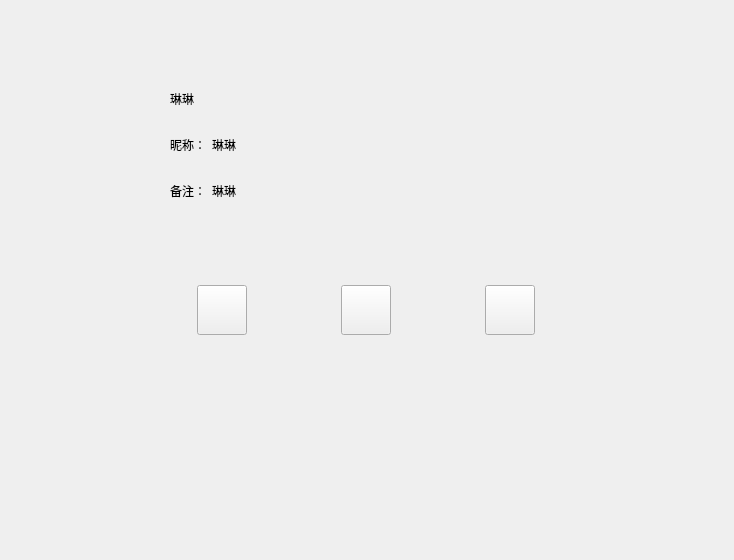
<?xml version="1.0" encoding="UTF-8"?>
<ui version="4.0">
 <class>FriendInfoPage</class>
 <widget class="QWidget" name="FriendInfoPage">
  <property name="geometry">
   <rect>
    <x>0</x>
    <y>0</y>
    <width>734</width>
    <height>560</height>
   </rect>
  </property>
  <property name="windowTitle">
   <string>Form</string>
  </property>
  <layout class="QVBoxLayout" name="verticalLayout">
   <item>
    <widget class="QWidget" name="widget" native="true">
     <layout class="QVBoxLayout" name="verticalLayout_3">
      <item>
       <widget class="QWidget" name="widget_2" native="true">
        <layout class="QHBoxLayout" name="horizontalLayout">
         <property name="leftMargin">
          <number>50</number>
         </property>
         <property name="topMargin">
          <number>50</number>
         </property>
         <property name="rightMargin">
          <number>50</number>
         </property>
         <property name="bottomMargin">
          <number>50</number>
         </property>
         <item>
          <widget class="QLabel" name="icon_label">
           <property name="minimumSize">
            <size>
             <width>85</width>
             <height>85</height>
            </size>
           </property>
           <property name="maximumSize">
            <size>
             <width>85</width>
             <height>85</height>
            </size>
           </property>
           <property name="text">
            <string/>
           </property>
          </widget>
         </item>
         <item>
          <widget class="QWidget" name="widget_3" native="true">
           <layout class="QVBoxLayout" name="verticalLayout_2">
            <item>
             <widget class="QWidget" name="widget_4" native="true">
              <property name="minimumSize">
               <size>
                <width>0</width>
                <height>40</height>
               </size>
              </property>
              <property name="maximumSize">
               <size>
                <width>16777215</width>
                <height>40</height>
               </size>
              </property>
              <layout class="QHBoxLayout" name="horizontalLayout_2">
               <property name="leftMargin">
                <number>0</number>
               </property>
               <property name="topMargin">
                <number>0</number>
               </property>
               <property name="rightMargin">
                <number>0</number>
               </property>
               <property name="bottomMargin">
                <number>0</number>
               </property>
               <item>
                <widget class="QLabel" name="name_label">
                 <property name="minimumSize">
                  <size>
                   <width>40</width>
                   <height>0</height>
                  </size>
                 </property>
                 <property name="maximumSize">
                  <size>
                   <width>16777215</width>
                   <height>16777215</height>
                  </size>
                 </property>
                 <property name="text">
                  <string>琳琳</string>
                 </property>
                </widget>
               </item>
               <item>
                <widget class="QLabel" name="sex_label">
                 <property name="minimumSize">
                  <size>
                   <width>40</width>
                   <height>40</height>
                  </size>
                 </property>
                 <property name="maximumSize">
                  <size>
                   <width>40</width>
                   <height>40</height>
                  </size>
                 </property>
                 <property name="text">
                  <string/>
                 </property>
                </widget>
               </item>
               <item>
                <spacer name="horizontalSpacer">
                 <property name="orientation">
                  <enum>Qt::Orientation::Horizontal</enum>
                 </property>
                 <property name="sizeHint" stdset="0">
                  <size>
                   <width>40</width>
                   <height>20</height>
                  </size>
                 </property>
                </spacer>
               </item>
              </layout>
             </widget>
            </item>
            <item>
             <widget class="QWidget" name="widget_5" native="true">
              <property name="minimumSize">
               <size>
                <width>0</width>
                <height>40</height>
               </size>
              </property>
              <property name="maximumSize">
               <size>
                <width>16777215</width>
                <height>40</height>
               </size>
              </property>
              <layout class="QHBoxLayout" name="horizontalLayout_3">
               <property name="leftMargin">
                <number>0</number>
               </property>
               <property name="topMargin">
                <number>0</number>
               </property>
               <property name="rightMargin">
                <number>0</number>
               </property>
               <property name="bottomMargin">
                <number>0</number>
               </property>
               <item>
                <widget class="QLabel" name="nick_tip">
                 <property name="minimumSize">
                  <size>
                   <width>0</width>
                   <height>30</height>
                  </size>
                 </property>
                 <property name="maximumSize">
                  <size>
                   <width>50</width>
                   <height>30</height>
                  </size>
                 </property>
                 <property name="text">
                  <string>昵称：</string>
                 </property>
                </widget>
               </item>
               <item>
                <widget class="QLabel" name="nick_label">
                 <property name="text">
                  <string>琳琳</string>
                 </property>
                </widget>
               </item>
               <item>
                <spacer name="horizontalSpacer_2">
                 <property name="orientation">
                  <enum>Qt::Orientation::Horizontal</enum>
                 </property>
                 <property name="sizeHint" stdset="0">
                  <size>
                   <width>40</width>
                   <height>20</height>
                  </size>
                 </property>
                </spacer>
               </item>
              </layout>
             </widget>
            </item>
            <item>
             <widget class="QWidget" name="widget_6" native="true">
              <property name="minimumSize">
               <size>
                <width>0</width>
                <height>40</height>
               </size>
              </property>
              <property name="maximumSize">
               <size>
                <width>16777215</width>
                <height>40</height>
               </size>
              </property>
              <layout class="QHBoxLayout" name="horizontalLayout_4">
               <property name="leftMargin">
                <number>0</number>
               </property>
               <property name="topMargin">
                <number>0</number>
               </property>
               <property name="rightMargin">
                <number>0</number>
               </property>
               <property name="bottomMargin">
                <number>0</number>
               </property>
               <item>
                <widget class="QLabel" name="back_tip">
                 <property name="minimumSize">
                  <size>
                   <width>0</width>
                   <height>30</height>
                  </size>
                 </property>
                 <property name="maximumSize">
                  <size>
                   <width>50</width>
                   <height>30</height>
                  </size>
                 </property>
                 <property name="text">
                  <string>备注：</string>
                 </property>
                </widget>
               </item>
               <item>
                <widget class="QLabel" name="back_label">
                 <property name="text">
                  <string>琳琳</string>
                 </property>
                </widget>
               </item>
               <item>
                <spacer name="horizontalSpacer_7">
                 <property name="orientation">
                  <enum>Qt::Orientation::Horizontal</enum>
                 </property>
                 <property name="sizeHint" stdset="0">
                  <size>
                   <width>40</width>
                   <height>20</height>
                  </size>
                 </property>
                </spacer>
               </item>
              </layout>
             </widget>
            </item>
           </layout>
          </widget>
         </item>
        </layout>
       </widget>
      </item>
      <item>
       <widget class="QWidget" name="widget_7" native="true">
        <layout class="QHBoxLayout" name="horizontalLayout_5">
         <item>
          <spacer name="horizontalSpacer_3">
           <property name="orientation">
            <enum>Qt::Orientation::Horizontal</enum>
           </property>
           <property name="sizeType">
            <enum>QSizePolicy::Policy::Fixed</enum>
           </property>
           <property name="sizeHint" stdset="0">
            <size>
             <width>120</width>
             <height>20</height>
            </size>
           </property>
          </spacer>
         </item>
         <item>
          <widget class="ClickedBtn" name="msg_chat">
           <property name="minimumSize">
            <size>
             <width>50</width>
             <height>50</height>
            </size>
           </property>
           <property name="maximumSize">
            <size>
             <width>50</width>
             <height>50</height>
            </size>
           </property>
           <property name="text">
            <string/>
           </property>
          </widget>
         </item>
         <item>
          <spacer name="horizontalSpacer_5">
           <property name="orientation">
            <enum>Qt::Orientation::Horizontal</enum>
           </property>
           <property name="sizeType">
            <enum>QSizePolicy::Policy::Fixed</enum>
           </property>
           <property name="sizeHint" stdset="0">
            <size>
             <width>40</width>
             <height>20</height>
            </size>
           </property>
          </spacer>
         </item>
         <item>
          <widget class="ClickedBtn" name="voice_chat">
           <property name="minimumSize">
            <size>
             <width>50</width>
             <height>50</height>
            </size>
           </property>
           <property name="maximumSize">
            <size>
             <width>50</width>
             <height>50</height>
            </size>
           </property>
           <property name="text">
            <string/>
           </property>
          </widget>
         </item>
         <item>
          <spacer name="horizontalSpacer_6">
           <property name="orientation">
            <enum>Qt::Orientation::Horizontal</enum>
           </property>
           <property name="sizeType">
            <enum>QSizePolicy::Policy::Fixed</enum>
           </property>
           <property name="sizeHint" stdset="0">
            <size>
             <width>40</width>
             <height>20</height>
            </size>
           </property>
          </spacer>
         </item>
         <item>
          <widget class="ClickedBtn" name="video_chat">
           <property name="minimumSize">
            <size>
             <width>50</width>
             <height>50</height>
            </size>
           </property>
           <property name="maximumSize">
            <size>
             <width>50</width>
             <height>50</height>
            </size>
           </property>
           <property name="text">
            <string/>
           </property>
          </widget>
         </item>
         <item>
          <spacer name="horizontalSpacer_4">
           <property name="orientation">
            <enum>Qt::Orientation::Horizontal</enum>
           </property>
           <property name="sizeType">
            <enum>QSizePolicy::Policy::Fixed</enum>
           </property>
           <property name="sizeHint" stdset="0">
            <size>
             <width>120</width>
             <height>20</height>
            </size>
           </property>
          </spacer>
         </item>
        </layout>
       </widget>
      </item>
      <item>
       <spacer name="verticalSpacer_2">
        <property name="orientation">
         <enum>Qt::Orientation::Vertical</enum>
        </property>
        <property name="sizeHint" stdset="0">
         <size>
          <width>20</width>
          <height>191</height>
         </size>
        </property>
       </spacer>
      </item>
     </layout>
    </widget>
   </item>
  </layout>
 </widget>
 <customwidgets>
  <customwidget>
   <class>ClickedBtn</class>
   <extends>QPushButton</extends>
   <header location="global">clickedbtn.h</header>
  </customwidget>
 </customwidgets>
 <resources/>
 <connections/>
</ui>
